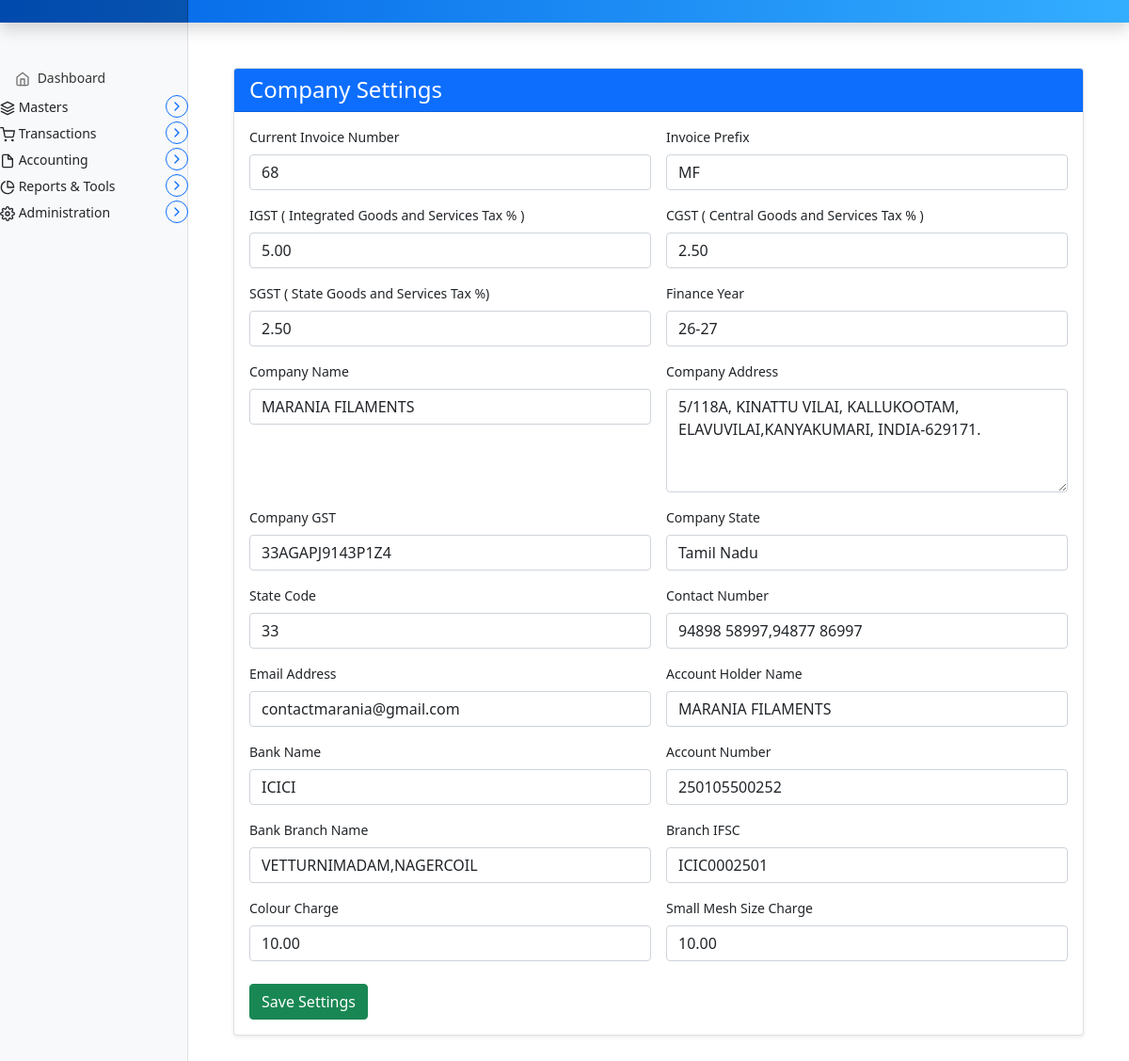
Before: /invoice/settings/company/ with the older database file.
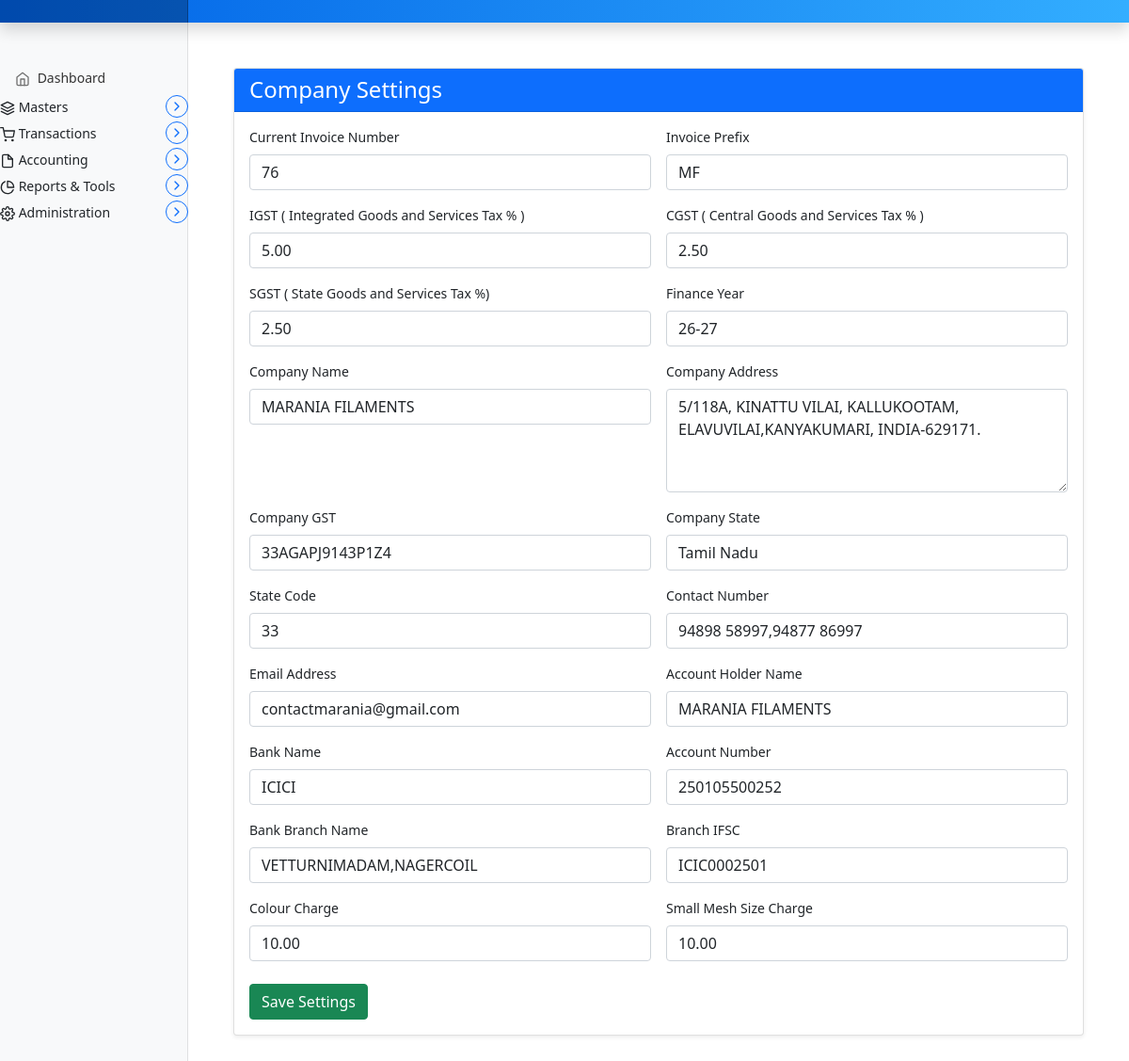
After: the same page with the newer database file.
### marania_invoice_app/models.py (models this page shows, shortened)
class CompanySettings(models.Model):
    id = models.PositiveSmallIntegerField(primary_key=True, default=1, editable=False)
    current_invoice_number = models.PositiveIntegerField(default=1)
    invoice_prefix = models.CharField(max_length=20, default="INV")
    igst = models.DecimalField(max_digits=5, decimal_places=2, default=0)
    cgst = models.DecimalField(max_digits=5, decimal_places=2, default=0)
    sgst = models.DecimalField(max_digits=5, decimal_places=2, default=0)
    finance_year = models.CharField(max_length=20, default=current_indian_financial_year)
    company_title = models.CharField(max_length=255)
    company_address = models.TextField()
    company_gst = models.CharField(max_length=50, blank=True, null=True)
    company_state = models.CharField(max_length=50, blank=True, null=True)
    company_state_code = models.CharField(max_length=50, blank=True, null=True)
    company_phone = models.CharField(max_length=50, blank=True, null=True)
    company_email = models.EmailField(blank=True, null=True)
    bank_account_name  = models.CharField(max_length=50, blank=True, null=True)
    bank_name  = models.CharField(max_length=25, blank=True, null=True)
    bank_account_number = models.CharField(max_length=50, blank=True, null=True)
    bank_branch = models.CharField(max_length=50, blank=True, null=True)
    bank_ifsc  = models.CharField(max_length=50, blank=True, null=True)
    small_mesh_size_charge = models.DecimalField(max_digits=5, decimal_places=2, default=0)
    colour_charge = models.DecimalField(max_digits=5, decimal_places=2, default=0)
    updated_at = models.DateTimeField(auto_now=True)
    class Meta:
        verbose_name = "Company Setting"
        verbose_name_plural = "Company Settings"

### marania_invoice_app/views.py (the view)
# urls.py: path('settings/company/', views.company_settings_view, name='company_settings'),
def company_settings_view(request):
    settings, created = CompanySettings.objects.get_or_create(id=1)
    if request.method == "POST":
        form = CompanySettingsForm(request.POST, instance=settings)
        if form.is_valid():
            form.save()
            messages.success(request, "Settings saved successfully!")
            return redirect("company_settings")  # redirect to same view
    else:
        form = CompanySettingsForm(instance=settings)
    return render(request, "marania_invoice_app/company_settings_form.html", {"form": form})

### templates/marania_invoice_app/company_settings_form.html (shortened to what this page needs)
{% extends 'partials/base.html' %}
{% load static %}
{% load widget_tweaks %}
{% block main %}
<main class="col-md-9 ms-sm-auto col-lg-10 px-md-4">
    <div class="container my-5">
        <div class="card shadow-sm">
            <div class="card-header bg-primary text-white">
                <h4 class="mb-0">Company Settings</h4>
            </div>
            <div class="card-body">
                <form method="POST">
                    <div class="row g-3">
                        {% for field in form %}
                        <div class="col-md-6">
                            <label class="form-label fw-semibold">{{ field.label }}</label>
                            {% if field.name == "company_address" %}
                                {{ field|add_class:"form-control"|attr:"rows:4" }}
                            {% else %}
                                {{ field|add_class:"form-control" }}
                            {% endif %}
                        </div>
                        {% endfor %}
                    </div>
                    <button class="btn btn-success mt-4" type="submit">
                        Save Settings
                    </button>
                </form>
            </div>
        </div>
    </div>
</main>
{% endblock %}

Changed rows visible on the page:
changed CompanySettings "MF": current_invoice_number "68" → "76"
